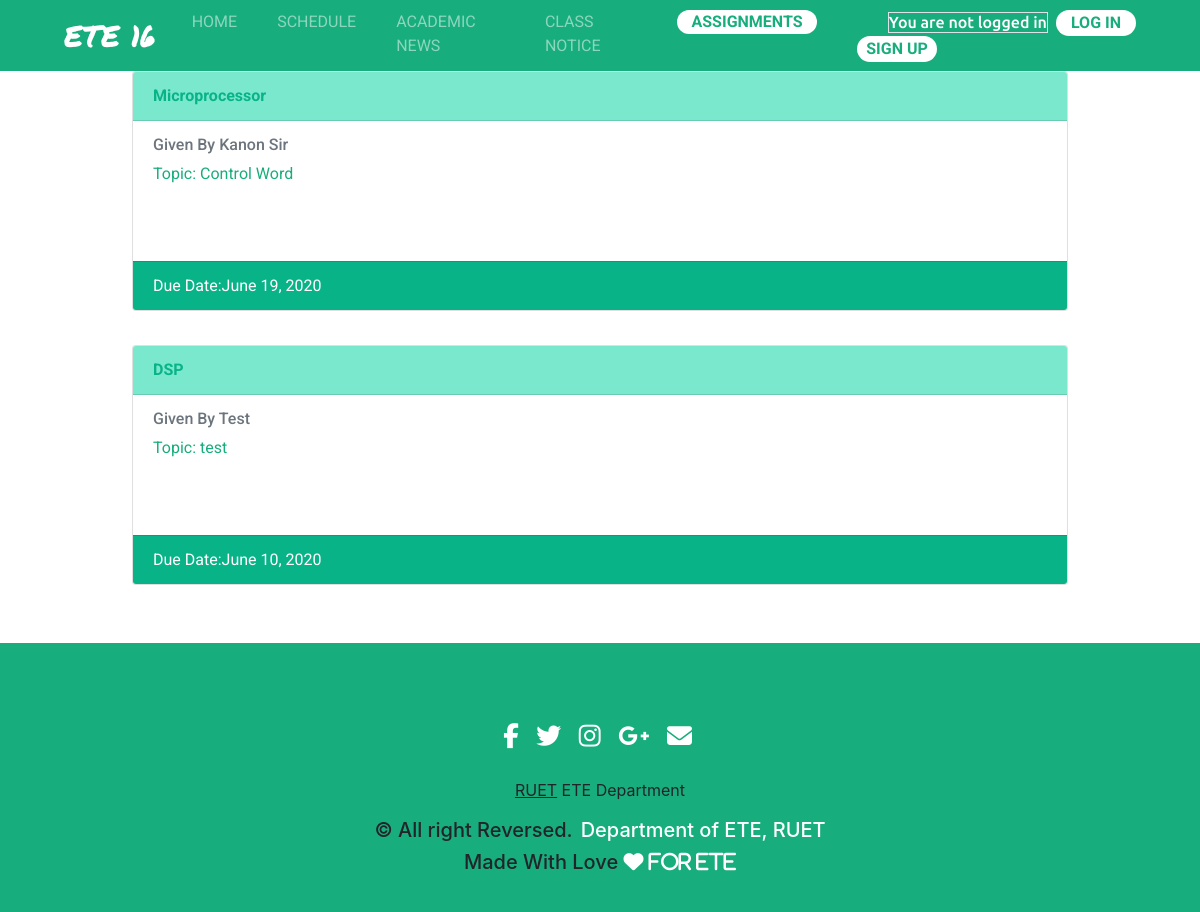
/assignments/, run on the app's committed database.
### Assignments/models.py (models this page shows, shortened)
class Assignments(models.Model):
	subject = models.CharField(max_length=20)
	topics = models.CharField(max_length=200)
	teacher = models.CharField(max_length=40)
	due_date = models.DateField(auto_now_add = False)
	author = models.ForeignKey(
		settings.AUTH_USER_MODEL,
		on_delete = models.CASCADE,
		)

### Assignments/views.py (the view)
# urls.py: path('',AssignmentView.as_view(),name='assignment_list')
class AssignmentView(ListView):
	model = Assignments
	template_name = 'assignment_list.html'

### templates/assignment_list.html (shortened to what this page needs)
{% extends 'base.html' %}
{% block content %}
  {% for assignment in object_list %}
    <div class="card custom-card" id="assignment-card">
      <div class="card-header font-weight-bold" >{{ assignment.subject }}</div>
      <div class="card-body">
        <h6 class="card-subtitle mb-2 text-muted">Given By {{ assignment.teacher }}</h6>
          <p class="card-text">Topic: {{assignment.topics}} </p>
      </div>
      <div class="card-footer text-muted">
        Due Date:{{ assignment.due_date }}
      </div>
    </div>
  {% endfor %}
{% endblock content %}

### static/css/base.css (style rules this page uses)
.card { width: 20rem; height: 15rem; font-family: 'Lato', sans-serif; font-family: 'Open Sans', sans-serif; font-family: 'Roboto', sans-serif; }
.card::before, .card::after { position: absolute; top: 0; right: 0; bottom: 0; left: 0; transform: scale3d(0, 0, 1); transition: transform .3s ease-out 0s; background: rgba(255, 255, 255, 0.1); content: ''; pointer-events: none; }
.card::before { transform-origin: left top; }
.card::after { transform-origin: right bottom; }
.card .card-header { background: #79e8cc; color : #09b388; }
.card .card-body { color: #18AD7C !important; }
.card .card-footer { background: #09b388 ; color: white !important ; }
.custom-card { width: 80%; height: 15rem; font-family: 'Lato', sans-serif; font-family: 'Open Sans', sans-serif; font-family: 'Roboto', sans-serif; margin: 0 auto; float: none; margin-bottom: 10px; }

### data on the page
Assignments: subject "Microprocessor", teacher "Kanon Sir", topics "Control Word", due_date "June 19, 2020"
Assignments: subject "DSP", teacher "Test", topics "test", due_date "June 10, 2020"
